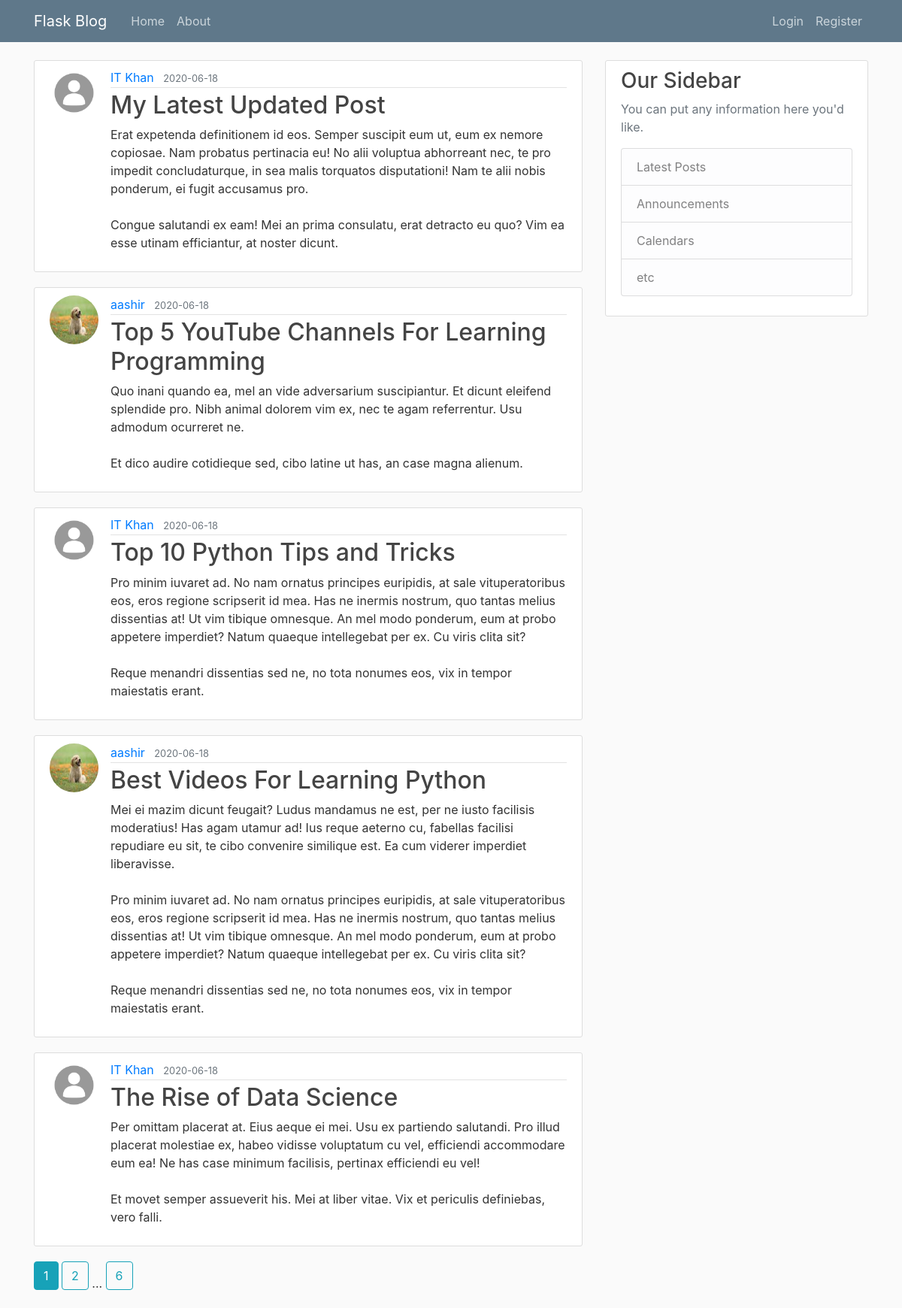
/index, run on the app's committed database.
### flaskblog/models.py (models this page shows, shortened)
class Post(db.Model):
	id = db.Column(db.Integer, primary_key=True)
	title = db.Column(db.String(100), nullable=False)
	date_posted = db.Column(db.DateTime, nullable=False, default=datetime.utcnow)
	content = db.Column(db.Text, nullable=False)
	user_id = db.Column(db.Integer, db.ForeignKey('user.id'), nullable=False)

class User(db.Model, UserMixin):
	id = db.Column(db.Integer, primary_key=True)
	username = db.Column(db.String(20), unique=True, nullable=False)
	email = db.Column(db.String(120), unique=True, nullable=False)
	image_file = db.Column(db.String(120), nullable=False, default='default.jpg')
	password = db.Column(db.String(60), nullable=False)
	posts = db.relationship('Post', backref='author', lazy=True)

### flaskblog/routes.py (the view)
@app.route('/')
@app.route('/home')
@app.route('/index')
def index():
	page_num = request.args.get('page', 1, type=int)
	posts = Post.query.order_by(Post.date_posted.desc()).paginate(per_page=5, page=page_num)
	return render_template('index.html', posts= posts)

### flaskblog/templates/index.html (shortened to what this page needs)
{% extends 'layout.html' %}
{% block content %}
	{% for post in posts.items %}
		<article class="media content-section">
		  <img class='rounded-circle article-img' src="{{ url_for('static', filename='profile_pics/'+post.author.image_file) }}">
		  <div class="media-body">
		    <div class="article-metadata">
		      <a class="mr-2" href="#">{{ post.author.username }}</a>
		      <small class="text-muted">{{ post.date_posted.strftime('%Y-%m-%d') }}</small>
		    </div>
		    <h2><a class="article-title" href="{{ url_for('post', post_id=post.id) }}">{{ post.title }}</a></h2>
		    <p class="article-content">{{ post.content }}</p>
		  </div>
		</article>
	{% endfor %}
	{% for page_num in posts.iter_pages(left_edge=1, right_edge=1, left_current=1, right_current=2) %}
		{% if page_num %}
			{% if posts.page == page_num %}
				<a class='btn btn-info mb-4' href="{{ url_for('index', page=page_num) }}">{{ page_num }}</a>
			{% else %}
				<a class='btn btn-outline-info mb-4' href="{{ url_for('index', page=page_num) }}">{{ page_num }}</a>
			{% endif %}
		{% else %}
			...
		{% endif %}
	{% endfor %}
{% endblock content %}

### flaskblog/static/main.css (style rules this page uses)
body { background: #fafafa; color: #333333; margin-top: 5rem; }
h1, h2, h3, h4, h5, h6 { color: #444444; }
.content-section { background: #ffffff; padding: 10px 20px; border: 1px solid #dddddd; border-radius: 3px; margin-bottom: 20px; }
.article-title { color: #444444; }
.article-content { white-space: pre-line; }
.article-img { height: 65px; width: 65px; margin-right: 16px; }
.article-metadata { padding-bottom: 1px; margin-bottom: 4px; border-bottom: 1px solid #e3e3e3 }

### data on the page
Post: image_file (placeholder picture), author.username "IT Khan", date_posted "2020-06-18", title "My Latest Updated Post", content "Erat expetenda definitionem id eos. Semper suscipit eum ut, eum ex nemore copiosae. Nam probatus pertinacia eu! No alii voluptua abhorreant nec, te pro impedit concludaturque, in sea malis torquatos disputationi! Nam te alii nobis ponderum, ei fugit accusamus pro. Congue salutandi ex eam! Mei an prima consulatu, erat detracto eu quo? Vim ea esse utinam efficiantur, at noster dicunt."
Post: image_file (picture), author.username "aashir", date_posted "2020-06-18", title "Top 5 YouTube Channels For Learning Programming", content "Quo inani quando ea, mel an vide adversarium suscipiantur. Et dicunt eleifend splendide pro. Nibh animal dolorem vim ex, nec te agam referrentur. Usu admodum ocurreret ne. Et dico audire cotidieque sed, cibo latine ut has, an case magna alienum."
Post: image_file (placeholder picture), author.username "IT Khan", date_posted "2020-06-18", title "Top 10 Python Tips and Tricks", content "Pro minim iuvaret ad. No nam ornatus principes euripidis, at sale vituperatoribus eos, eros regione scripserit id mea. Has ne inermis nostrum, quo tantas melius dissentias at! Ut vim tibique omnesque. An mel modo ponderum, eum at probo appetere imperdiet? Natum quaeque intellegebat per ex. Cu viris clita sit? Reque menandri dissentias sed ne, no tota nonumes eos, vix in tempor maiestatis erant."
Post: image_file (picture), author.username "aashir", date_posted "2020-06-18", title "Best Videos For Learning Python", content "Mei ei mazim dicunt feugait? Ludus mandamus ne est, per ne iusto facilisis moderatius! Has agam utamur ad! Ius reque aeterno cu, fabellas facilisi repudiare eu sit, te cibo convenire similique est. Ea cum viderer imperdiet liberavisse. Pro minim iuvaret ad. No nam ornatus principes euripidis, at sale vituperatoribus eos, eros regione scripserit id mea. Has ne inermis nostrum, quo tantas melius dissentias at! Ut vim tibique omnesque. An mel modo ponderum, eum at probo appetere imperdiet? Natum quaeque intellegebat per ex. Cu viris clita sit? Reque menandri dissentias sed ne, no tota nonumes eos, vix in tempor maiestatis erant."
Post: image_file (placeholder picture), author.username "IT Khan", date_posted "2020-06-18", title "The Rise of Data Science", content "Per omittam placerat at. Eius aeque ei mei. Usu ex partiendo salutandi. Pro illud placerat molestiae ex, habeo vidisse voluptatum cu vel, efficiendi accommodare eum ea! Ne has case minimum facilisis, pertinax efficiendi eu vel! Et movet semper assueverit his. Mei at liber vitae. Vix et periculis definiebas, vero falli."

### other printed values
{{ page_num }} "1"
{{ page_num }} "2" "6"
